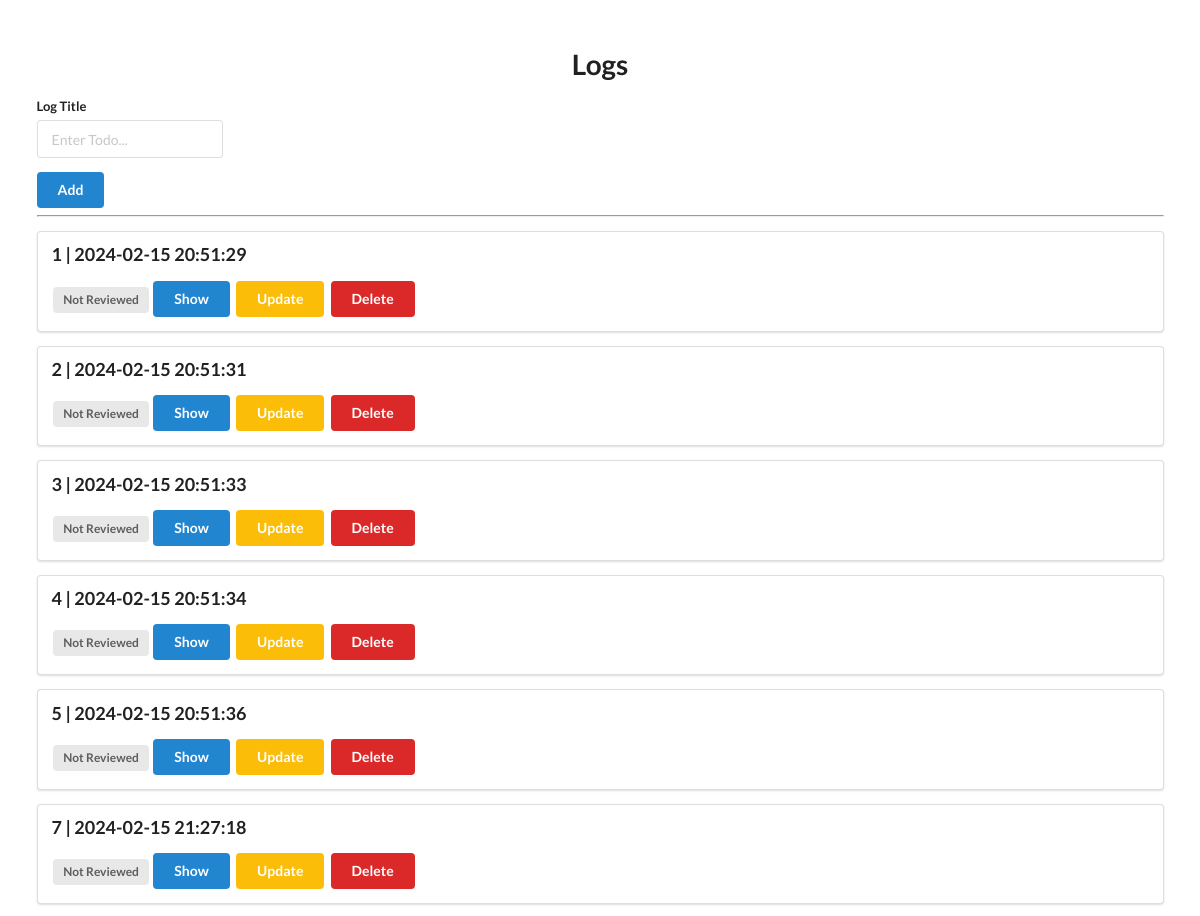
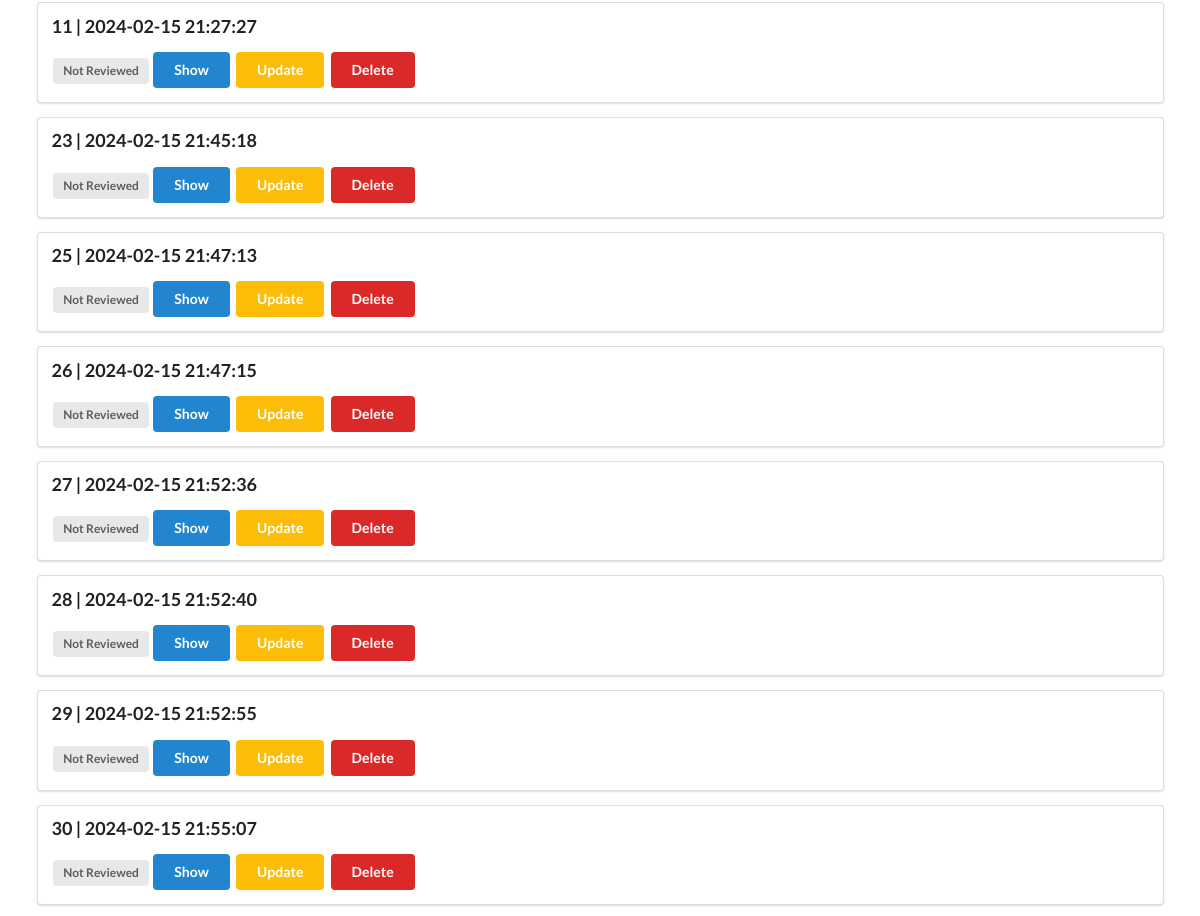
Before: / (upper part) with the older database file (2 pictures, top to bottom).
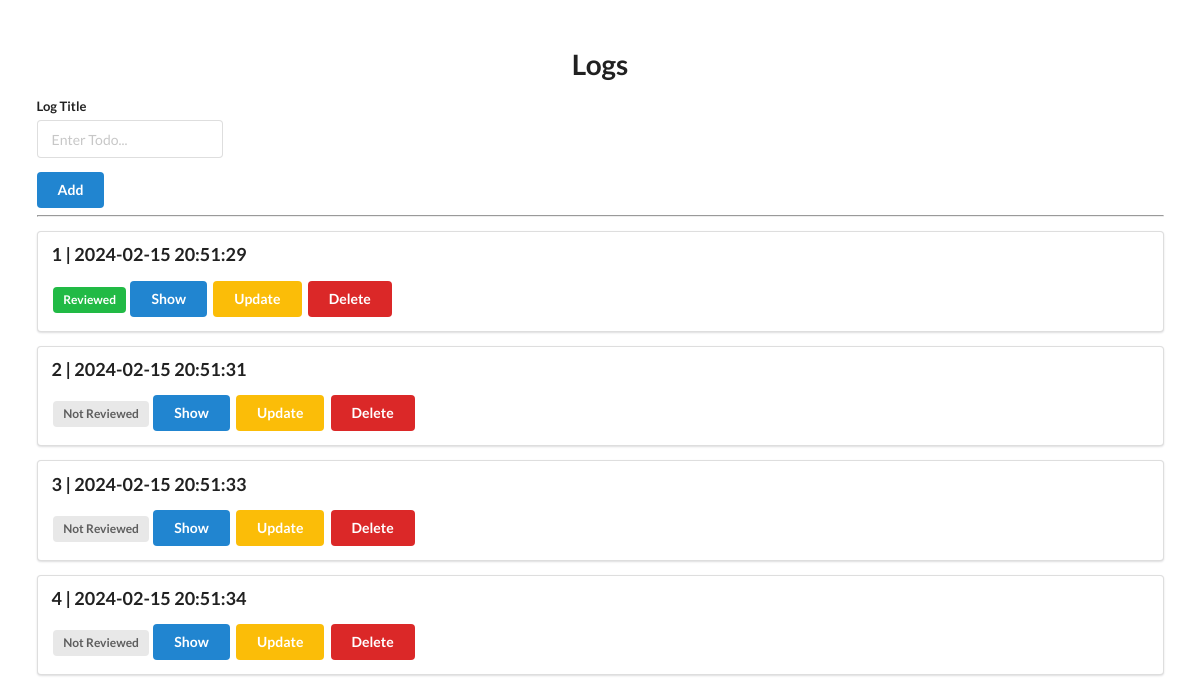
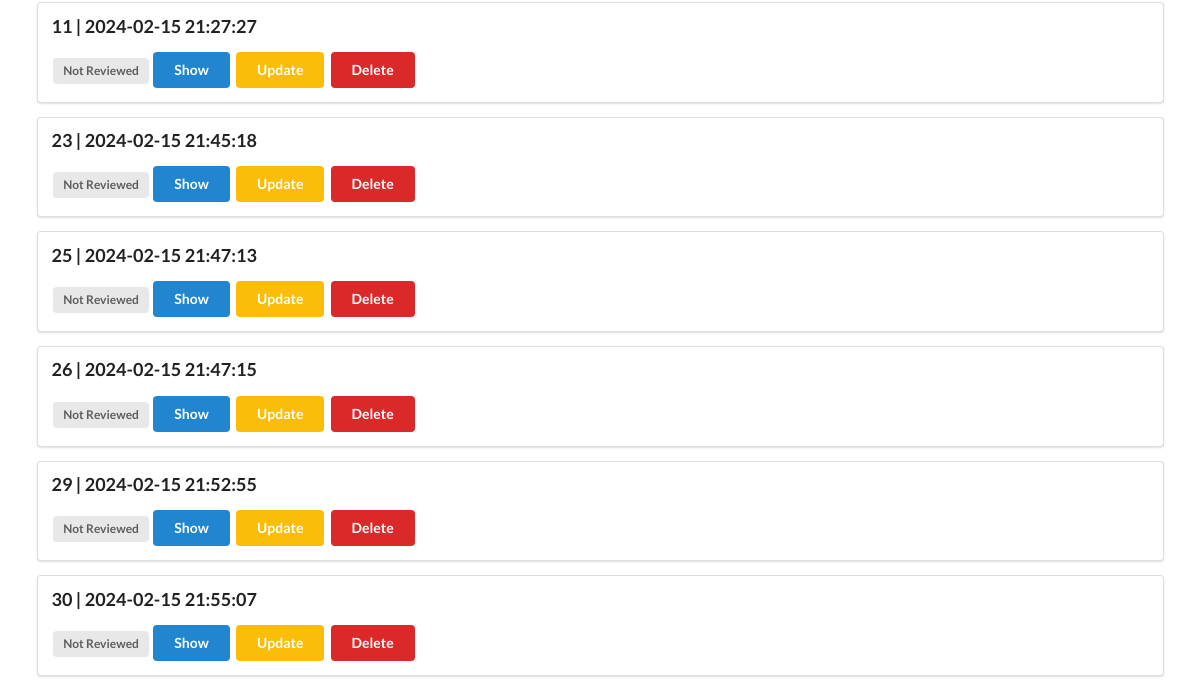
After: the same page with the newer database file (2 pictures, top to bottom).
### models.py (models this page shows)
class LogEntry(Base):
    __tablename__ = "log_entry"
    id = Column(Integer, primary_key=True, index=True)                          # id's
    app_id = Column(Integer, ForeignKey("app.id"), default=0)
    ts = Column(DateTime(timezone=True), server_default=func.now())         # timestamp of entry
    ts_last_change = Column(DateTime(timezone=True), server_default=func.now()) # timestamp of entry
    entry = Column(String)                                                      # Log string value
    code = Column(String)                                           # for logging http responses
    reviewed = Column(Boolean, default=False)                                   # Entry checked
    review_comment = Column(String)                                             # Comment filed for entrie after check

### app.py (the view)
@app.get("/")
def home(request: Request, db: Session = Depends(get_db)):
  logs = db.query(models.LogEntry).all()
  return templates.TemplateResponse("base.html", {"request": request, "log_list": logs})

### templates/base.html (shortened to what this page needs)
<!DOCTYPE html>
<html lang="en">
<head>
    <link rel="stylesheet" href="https://cdn.jsdelivr.net/npm/semantic-ui@2.4.2/dist/semantic.min.css">
</head>
<body>
    <div style="margin-top: 50px;" class="ui container">
        <h1 class="ui center aligned header">Logs</h1>
        <form class="ui form" action="/add" method="post">
            <div class="field">
                <label>Log Title</label>
                <input type="text" name="log_entry" placeholder="Enter Todo..."><br>
            </div>
            <button class="ui blue button" type="submit">Add</button>
        </form>
        <hr>
        {% for log in log_list %}
        <div class="ui segment">
            <p class="ui big header">{{ log.id }} | {{ log.ts }}</p>
            {% if log.reviewed == False %}
            <span class="ui gray label">Not Reviewed</span>
            {% else %}
            <span class="ui green label">Reviewed</span>
            {% endif %}
            <a class="ui blue button" href="/entry/{{ log.id }}">Show</a>
            <form class="ui form" action="/update/{{ log.id }}" method="post">
                <button class="ui dark yellow button" type="submit">Update</button>
            </form>
            <a class="ui red button" href="/delete/{{ log.id }}">Delete</a>
        </div>
        {% endfor %}
    </div>
</body>
</html>

### templates/base.html (style rules this page uses)
.ui.form { display: inline-block; }

Changed rows visible on the page:
removed LogEntry: id "5", ts "2024-02-15 20:51:36", reviewed "Not Reviewed"
removed LogEntry: id "7", ts "2024-02-15 21:27:18", reviewed "Not Reviewed"
removed LogEntry: id "27", ts "2024-02-15 21:52:36", reviewed "Not Reviewed"
removed LogEntry: id "28", ts "2024-02-15 21:52:40", reviewed "Not Reviewed"
changed LogEntry id 1: reviewed "Not Reviewed" → "Reviewed"
